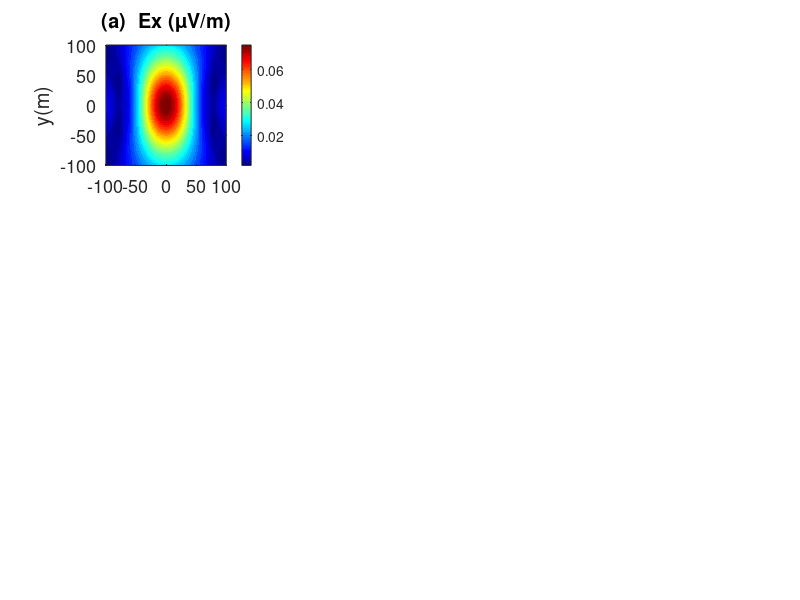

MATLAB code for this plot: (Note: this script raises an error after producing the figure.)
% 
%  EM response of different beta
%

clc;close;clear;
load data.mat

%% beta = 0
alpha = 0;
beta = 0;
it = 1;

alpha = alpha*pi/180; %rad
beta = beta*pi/180; %rad
Jz = sin(beta); 
Jx = cos(beta)*cos(alpha);
Jy = cos(beta)*sin(alpha);
Jz = it*Jz;
Jx = it*Jx;
Jy = it*Jy;

Ex = Jx*XE(:,1) + Jy*YE(:,1) + Jz*ZE(:,1);
Ey = Jx*XE(:,2) + Jy*YE(:,2) + Jz*ZE(:,2);
Ez = Jx*XE(:,3) + Jy*YE(:,3) + Jz*ZE(:,3);

Exg0 = 1e6*reshape(abs(Ex),length(xr0),[]);
Eyg0 = 1e6*reshape(abs(Ey),length(xr0),[]);
Ezg0 = 1e6*reshape(abs(Ez),length(xr0),[]);


%% beta = 15
alpha = 0;
beta = 15;
it = 1;

alpha = alpha*pi/180; %rad
beta = beta*pi/180; %rad
Jz = sin(beta); 
Jx = cos(beta)*cos(alpha);
Jy = cos(beta)*sin(alpha);
Jz = it*Jz;
Jx = it*Jx;
Jy = it*Jy;

Ex = Jx*XE(:,1) + Jy*YE(:,1) + Jz*ZE(:,1);
Ey = Jx*XE(:,2) + Jy*YE(:,2) + Jz*ZE(:,2);
Ez = Jx*XE(:,3) + Jy*YE(:,3) + Jz*ZE(:,3);

Exg1 = 1e6*reshape(abs(Ex),length(xr0),[]);
Eyg1 = 1e6*reshape(abs(Ey),length(xr0),[]);
Ezg1 = 1e6*reshape(abs(Ez),length(xr0),[]);


%% beta =30;
alpha = 0;
beta = 30;
it = 1;

alpha = alpha*pi/180; %rad
beta = beta*pi/180; %rad
Jz = sin(beta); 
Jx = cos(beta)*cos(alpha);
Jy = cos(beta)*sin(alpha);
Jz = it*Jz;
Jx = it*Jx;
Jy = it*Jy;

Ex = Jx*XE(:,1) + Jy*YE(:,1) + Jz*ZE(:,1);
Ey = Jx*XE(:,2) + Jy*YE(:,2) + Jz*ZE(:,2);
Ez = Jx*XE(:,3) + Jy*YE(:,3) + Jz*ZE(:,3);

Exg2 = 1e6*reshape(abs(Ex),length(xr0),[]);
Eyg2 = 1e6*reshape(abs(Ey),length(xr0),[]);
Ezg2 = 1e6*reshape(abs(Ez),length(xr0),[]);


%% figure E
figure('Color',[1 1 1]); 
subplot(331); contourf(xr0,yr0,Exg0,length(xr0),'LineColor','none'); 
colormap(jet); colorbar; ylabel('y(m)'); title('(a)  Ex (\muV/m)'); axis equal; set(gca, 'fontsize',13); 
xmin = min(Exg0(:)); xmax = max(Exg0(:)); clim([xmin xmax]);

subplot(334); contourf(xr0,yr0,Eyg0,length(xr0),'LineColor','none'); 
colormap(jet); colorbar; ylabel('y(m)'); title('(d)  Ey (\muV/m)'); axis equal; set(gca, 'fontsize',13); 
ymin = min(Eyg2(:)); ymax = max(Eyg2(:)); clim([ymin ymax]);

subplot(337); contourf(xr0,yr0,Ezg0,length(xr0),'LineColor','none'); 
colormap(jet); colorbar; xlabel('x(m)'); ylabel('y(m)'); title('(h)  Ez (\muV/m)'); axis equal; set(gca, 'fontsize',13)
zmin = min(Ezg0(:)); zmax = max(Ezg0(:)); clim([zmin zmax]);

subplot(332); contourf(xr0,yr0,Exg1,length(xr0),'LineColor','none'); 
colormap(jet); colorbar; title('(b)  Ex (\muV/m)'); axis equal; set(gca, 'fontsize',13)
clim([xmin xmax]);

subplot(335); contourf(xr0,yr0,Eyg1,length(xr0),'LineColor','none'); 
colormap(jet); colorbar; title('(e)  Ey (\muV/m)'); axis equal; set(gca, 'fontsize',13)
clim([ymin ymax]);

subplot(338); contourf(xr0,yr0,Ezg1,length(xr0),'LineColor','none'); 
colormap(jet); colorbar; xlabel('x(m)'); title('(i)  Ez (\muV/m)'); axis equal; set(gca, 'fontsize',13)
clim([zmin zmax]);

subplot(333); contourf(xr0,yr0,Exg2,length(xr0),'LineColor','none'); 
colormap(jet); colorbar; title('(c)  Ex (\muV/m)'); axis equal; set(gca, 'fontsize',13)
clim([xmin xmax]);

subplot(336); contourf(xr0,yr0,Eyg2,length(xr0),'LineColor','none'); 
colormap(jet); colorbar; title('(f)  Ey (\muV/m)'); axis equal; set(gca, 'fontsize',13)
clim([ymin ymax]);

subplot(339); contourf(xr0,yr0,Ezg2,length(xr0),'LineColor','none'); 
colormap(jet); colorbar; xlabel('x(m)'); title('(j)  Ez (\muV/m)'); axis equal; set(gca, 'fontsize',13)
clim([zmin zmax]);

set(gcf,'position',[0 0 900 600]);
print(gcf,'-r600','-dpng','Fig6.png');
